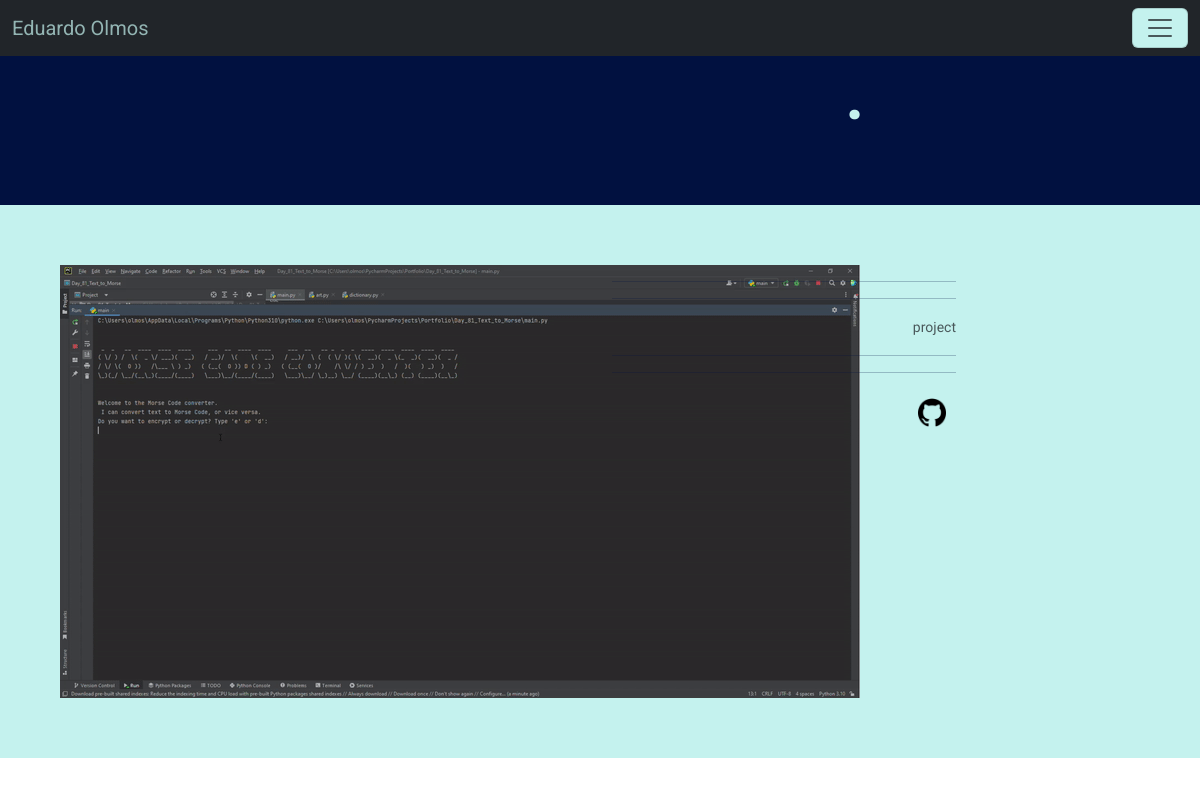
The app's page /portfolio/3, older data.
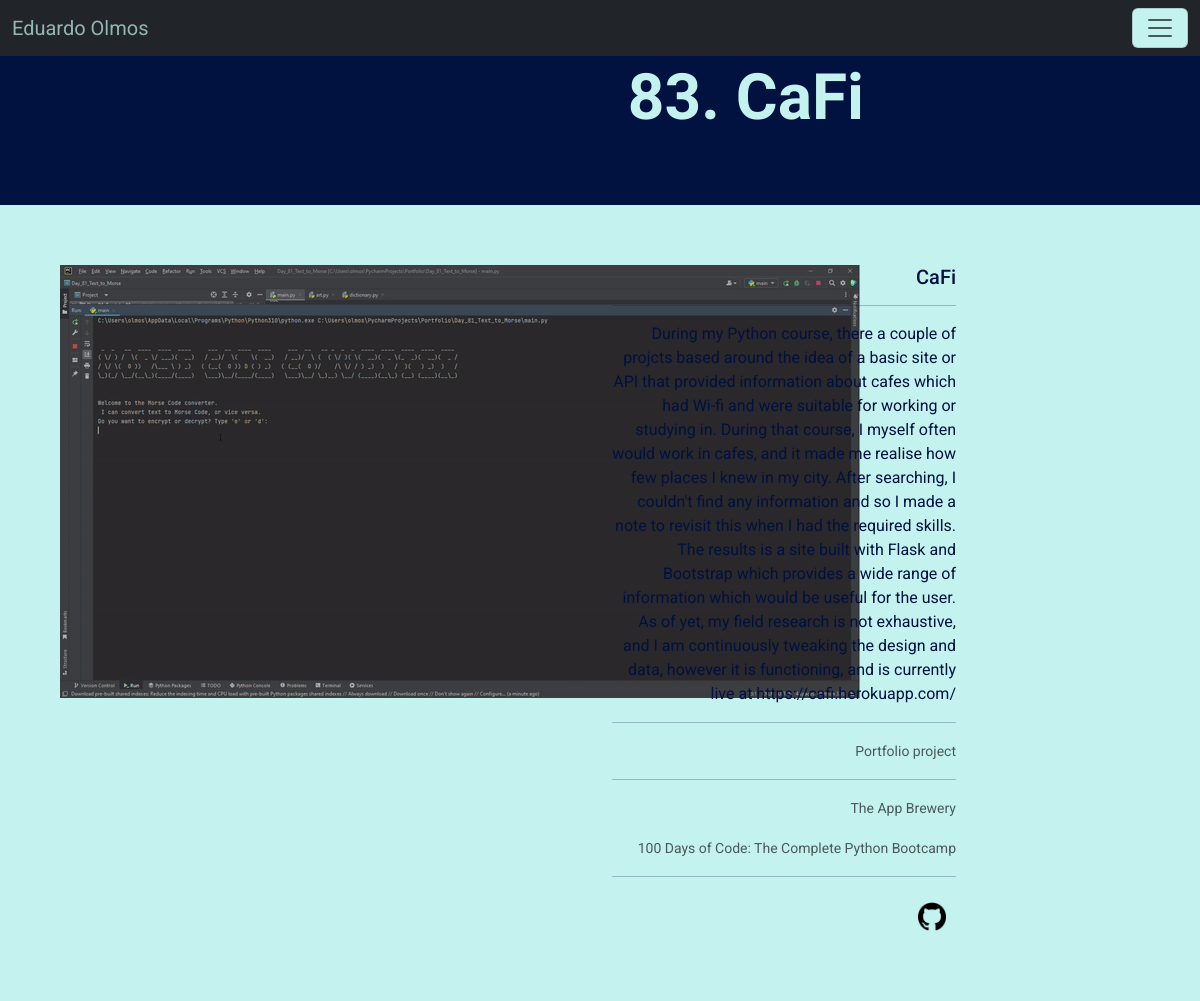
The same page, newer data.
### main.py (models this page shows, shortened)
class Portfolio(db.Model):
    __tablename__ = "portfolio"
    id = db.Column(db.Integer, primary_key=True)
    name = db.Column(db.String(250), unique=True, nullable=False)
    number = db.Column(db.Integer, unique=True, nullable=False)
    level = db.Column(db.String(250), nullable=False)
    description = db.Column(db.String(250), unique=True, nullable=False)
    github = db.Column(db.String(250), unique=True, nullable=False)
    focus = db.Column(db.String(250))
    c_name = db.Column(db.String(250))
    c_provider = db.Column(db.String(250), nullable=False)
    image_paths = db.Column(db.String(250), nullable=False)
    gif_paths = db.Column(db.String(250))
    misc = db.Column(db.String(500))

### main.py (the view)
@app.route("/portfolio/<int:project>", methods=["POST", "GET"])
def projects(project):
    requested_project = Portfolio.query.get(project)
    return render_template("project-template.html",
                           project=requested_project,
                           year=year
                           )

### templates/project-template.html (shortened to what this page needs)
{% include "nav_menu.html" %}
<body>
    <section id="project-template-header">
        <div class="row">
            <div class="col-9">
                <h1>{{ project.number }}. {{ project.name }}</h1>
            </div>
        </div>
    </section>
    <section id="project-template-body">
        <div class="row">
            <div class="col-12 col-lg-6">
                <div class="project-image-container">
                    <img src="{{ url_for('static', filename='/images/projects/' ~ project.number ~ '/gifs/1.gif') }}">
                </div>
            </div>
            <div class="col-12 col-lg-4">
                <h5 class="card-title">{{ project.name }}</h5>
                <hr>
                <p class="card-text">{{ project.description }}</p>
                <hr>
                <p class="card-text"><small class="text-muted">{{ project.level }} project</small></p>
                <hr>
                <p class="card-text"><small class="text-muted">{{ project.c_provider }}</small></p>
                <p class="card-text"><small class="text-muted">{{ project.c_name }}</small></p>
                <hr>
                <a class="icon-image" aria-current="page" href="{{ project.github }}">
                    <img class="icon-images" src="{{ url_for('static', filename='/img/github.png') }}">
                </a>
            </div>
        </div>
    </section>
</body>

### templates/nav_menu.html (shortened to what this page needs)
<!DOCTYPE html>
<html lang="en">
<head>
    <link href="https://cdn.jsdelivr.net/npm/bootstrap@5.3.0-alpha1/dist/css/bootstrap.min.css" rel="stylesheet">
    <link rel="stylesheet" href="{{ url_for('static', filename='css/styles.css') }}">
</head>
<body>
    <section id="nav-menu">
        <nav class="navbar bg-dark fixed-top">
          <div class="container-fluid">
            <a class="navbar-brand" href="#">Eduardo Olmos</a>
            <button class="navbar-toggler" type="button" data-bs-toggle="offcanvas" data-bs-target="#offcanvasNavbar" aria-controls="offcanvasNavbar">
              <span class="navbar-toggler-icon"></span>
            </button>
          </div>
        </nav>
    </section>
</body>
</html>

### static/css/styles.css (style rules this page uses)
body { font-family: 'Roboto', sans-serif; }
h1 { font-family: 'Hind Siliguri', sans-serif; font-size: 400%; font-weight: 700; }
a { color: #ACCAF2; text-decoration: none; transition: 1s; opacity: 0.3 transition-timing-function: ease-in-out; }
p { font-weight: 400; }
#nav-menu { text-align: center; }
.icon-images { width: 3rem; padding: 20%; }
.icon-image { display: inline-block; }
#nav-menu a, #nav-menu p { color: #C4F2EE; opacity: 0.7; transition: 1s; }
.navbar-toggler { background-color: #C4F2EE; }
#project-template-header { background-color: #011140; color: #C4F2EE; padding: 5%; text-align: right; }
#project-template-body { color: #011140; background-color: #C4F2EE; padding: 5%; text-align: right; }

Row changes from the older to the newer data that the page shows:
added Portfolio: number "83", name "CaFi", description "During my Python course, there a couple of projcts based around the idea of a basic site or API that provided information about cafes which had Wi-fi and were suitable for working or studying in. During that course, I myself often would work in cafes, and it made me realise how few places I knew in my city. After searching, I couldn't find any information and so I made a note to revisit this when I had the required skills. The results is a site built with Flask and Bootstrap which provides a wide range of information which would be useful for the user. As of yet, my field research is not exhaustive, and I am continuously tweaking the design and data, however it is functioning, and is…", level "Portfolio", c_provider "The App Brewery", c_name "100 Days of Code: The Complete Python Bootcamp"
